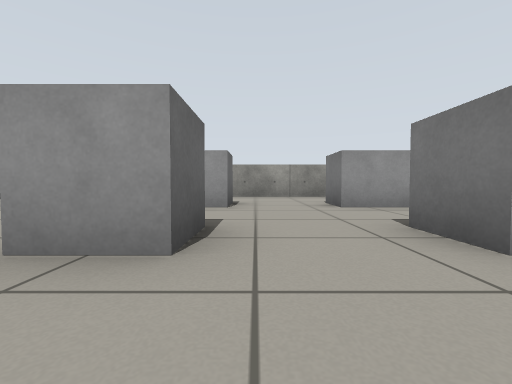
View 1 (above)

23 first-person views from a walk through a world built for the Gazebo simulator. The camera is 0.43 m above the floor, tilts 2° down and sees 90° across. The floor is counted in squares, 1 m on a side. Each view is taken from the middle of a square. On the plan, view 1 faces up. The plan holds only what a view shows up to about 9 squares ahead; the rest is blank.

View 2
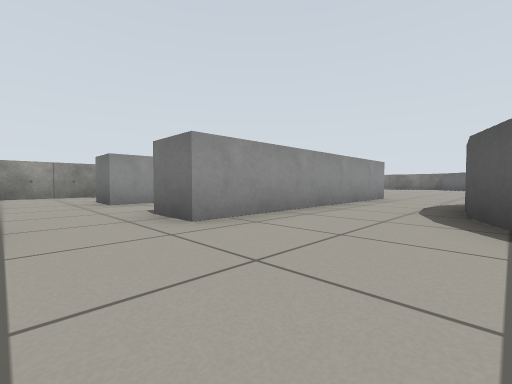

View 3
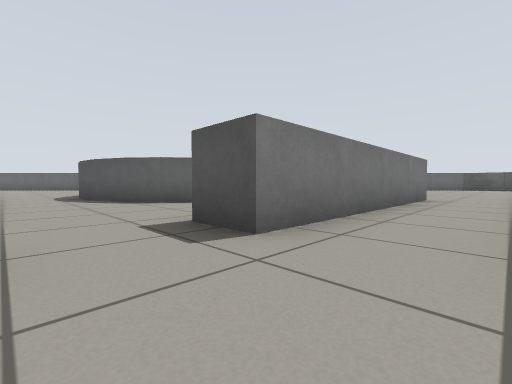

View 4
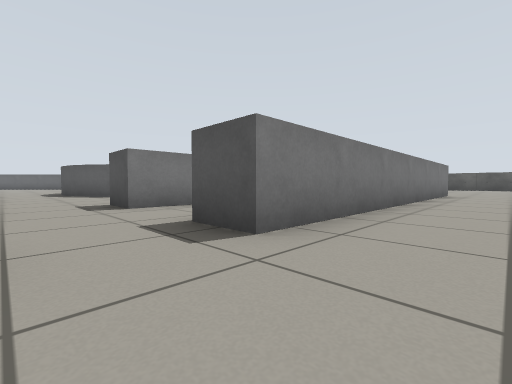

View 5
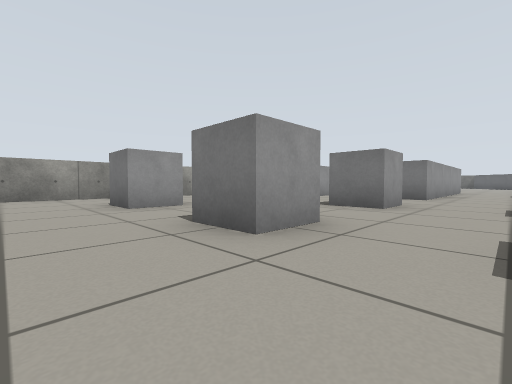

View 6
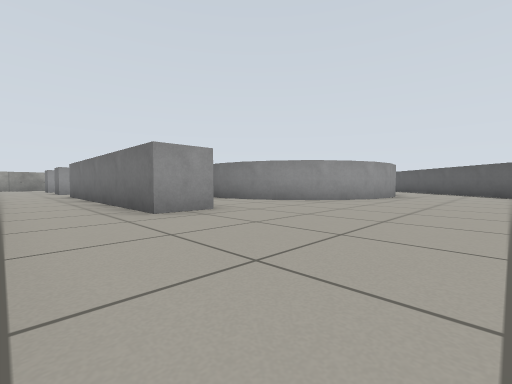

View 7
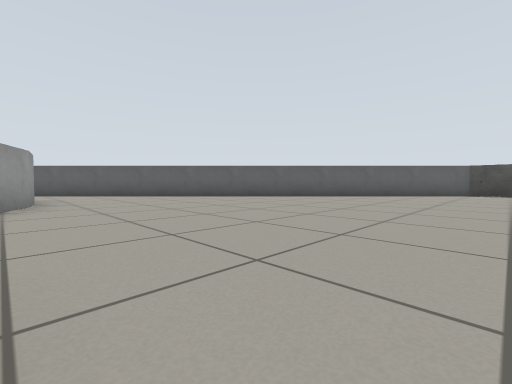

View 8
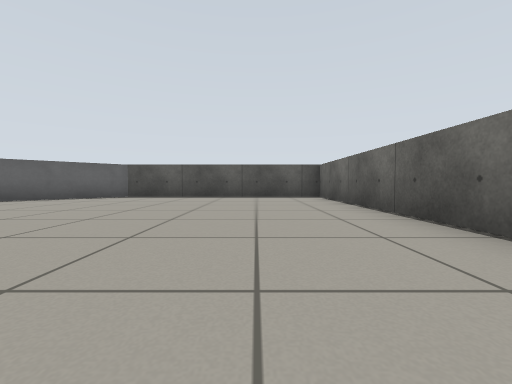

View 9
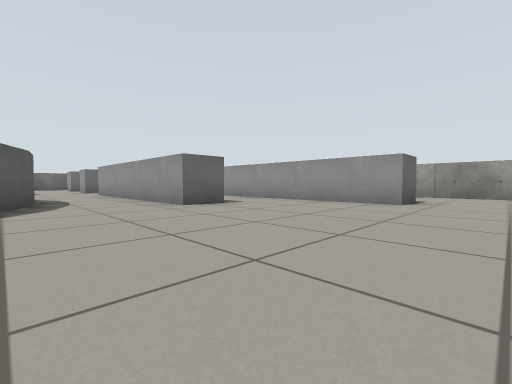

View 10
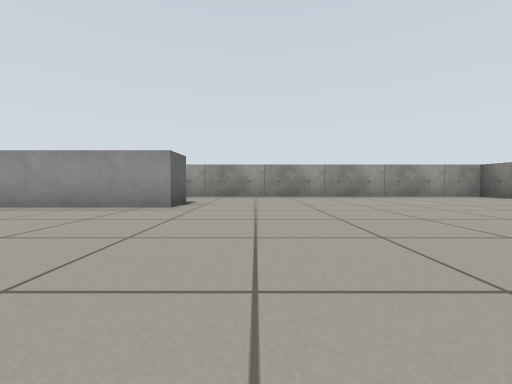

View 11
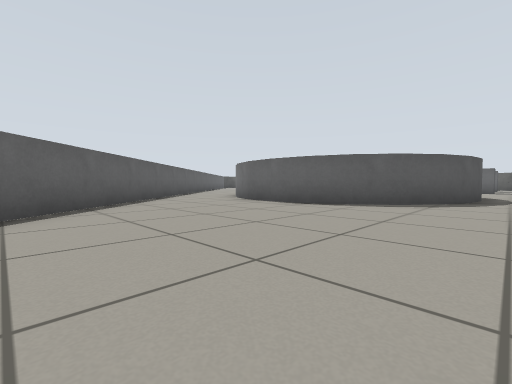

View 12
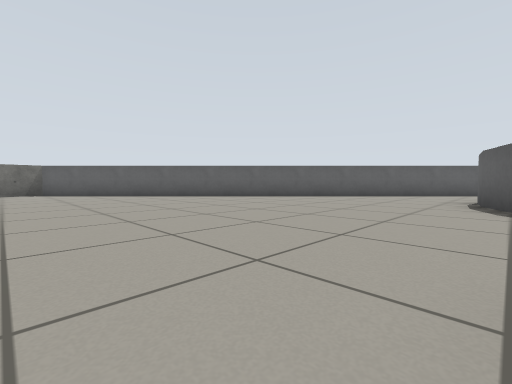

View 13
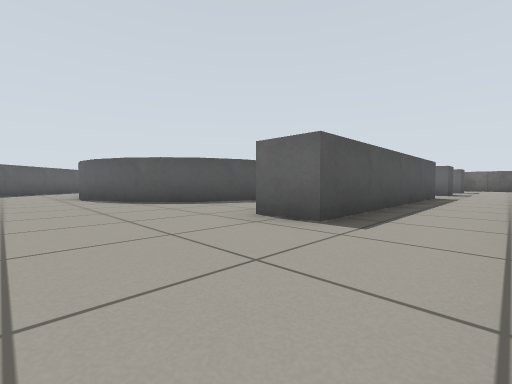

View 14
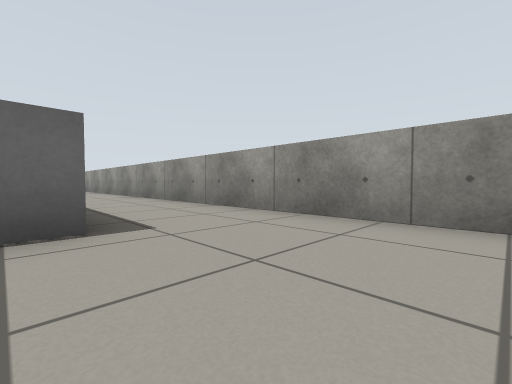

View 15
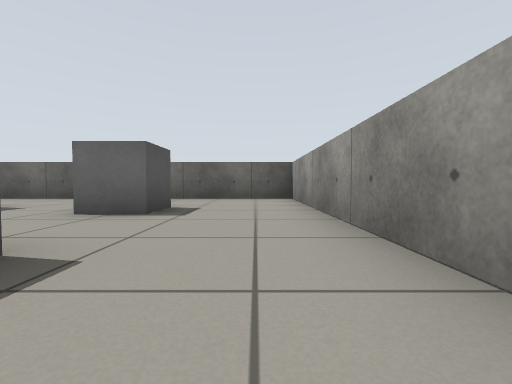

View 16
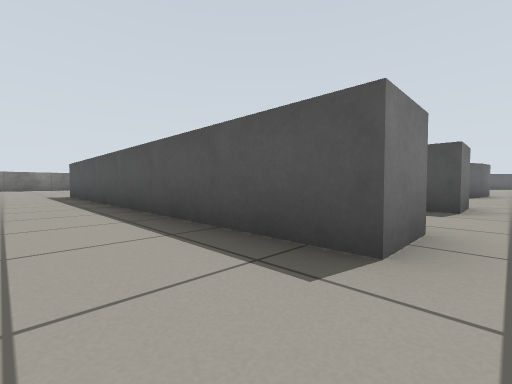

View 17
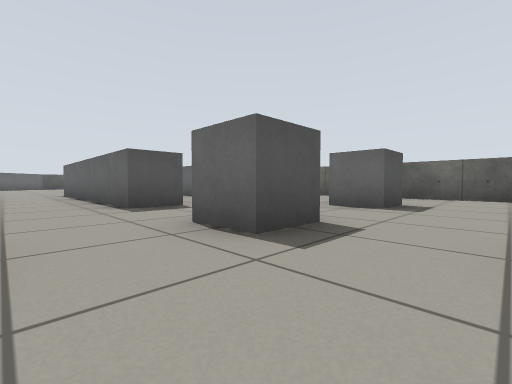

View 18
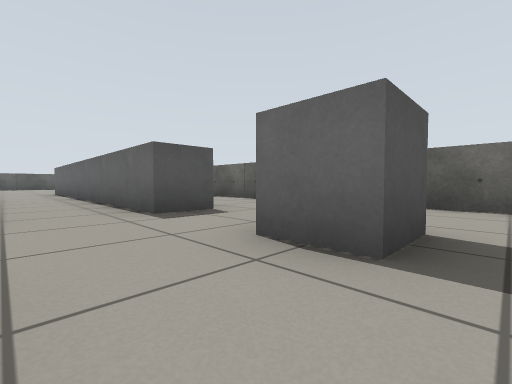

View 19
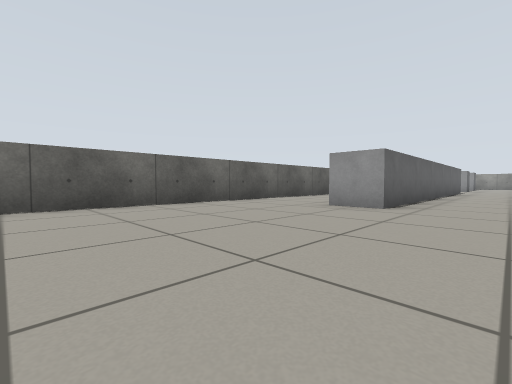

View 20
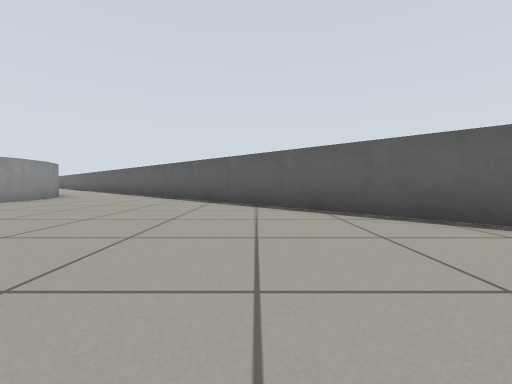

View 21
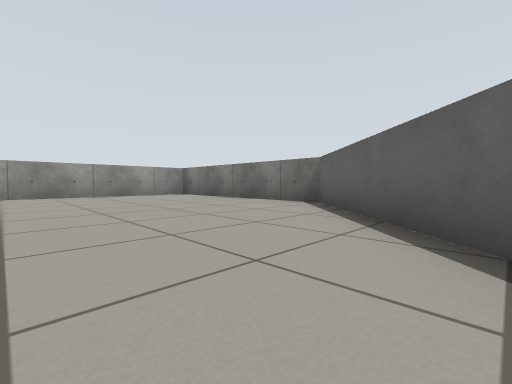

View 22
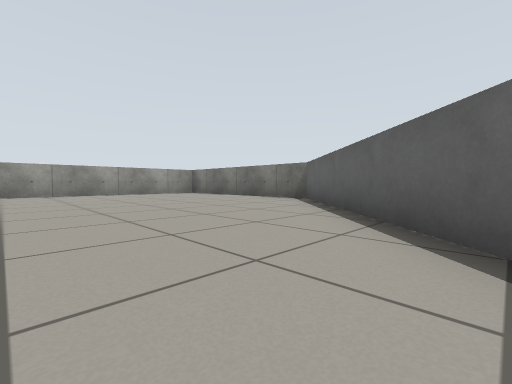

View 23
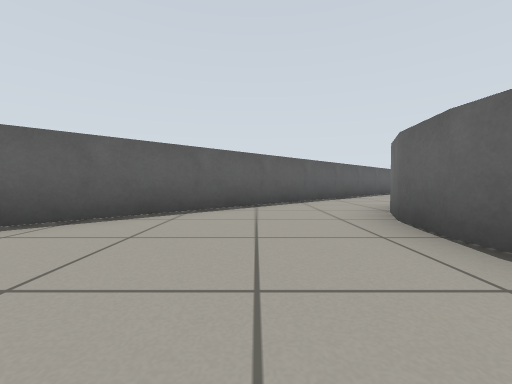

### Floor plan
Key: @ floor where view 1 was taken; # wall or solid block; . floor; B grey box; C grey cylinder.
Columns run from 7 left of view 1 to 19 right of it. Each row starts with its distance up from view 1.
  8 ###########################
  7 #.........................#
  6 #.........................#
  5 #..B..B..BBBBBBBBB........#
  4 #.........................#
  3 #.........................#
  2 #..B..B..BBBBBB...........#
  1 #........................##
  0 #......@................##
 -1 #..B..B...CCCCC........##
 -2 #..B..B..CC   CC......##
 -3 #..B..B..C     C.....##
 -4 #..B..B..C     C....##
 -5 #..B..B..C     C...##
 -6 #..B..B..CC    C..##
 -7 #..B......CCCCC..##
 -8 #..B............##
 -9 #..B...........##
-10 #.............##
-11 #............##
-12 #...........##
-13 #..........##
-14 #.........##
-15 #........##
-16 #.......##
-17 #......##
-18 ########

Positions as (right, up) in squares from view 1, and headings:
1: (0, 0), facing up
2: (0, -1), facing up-right
3: (-3, 1), facing down-right
4: (-6, 1), facing down-right
5: (-6, 0), facing up-right
6: (-3, -10), facing up-right
7: (-2, -7), facing down-right
8: (-5, -10), facing down
9: (12, -1), facing up-left
10: (12, 0), facing up
11: (13, 0), facing down-left
12: (8, 3), facing down-right
13: (10, 4), facing down-left
14: (13, 5), facing up-left
15: (0, 7), facing left
16: (1, 7), facing down-right
17: (1, 4), facing down-left
18: (-2, 3), facing down-left
19: (-2, -14), facing up-left
20: (-1, -13), facing right
21: (14, -1), facing up-right
22: (13, -2), facing up-right
23: (10, -2), facing down
